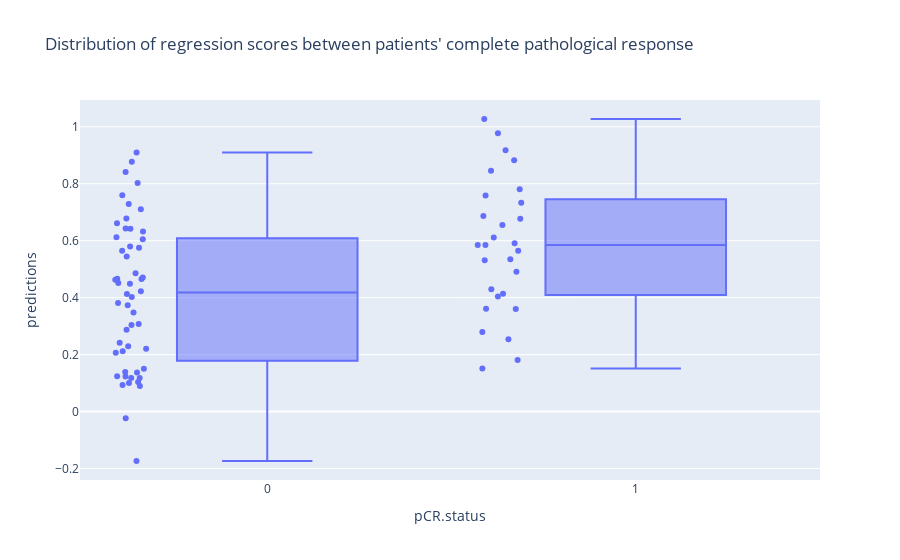

Write notebook code for a chart like this one.
### Code cell
px.box(filtered_ispy_response, y ='predictions', x = 'pCR.status', points = "all", title = f"Distribution of regression scores between patients' complete pathological response")

### Figure 1 — Plotly figure (JSON) as saved in the notebook; plotly's stock layout.template omitted (floating-point values rounded to 4 significant figures)
{"data": [{"alignmentgroup": "True", "boxpoints": "all", "hovertemplate": "pCR.status=%{x}<br>predictions=%{y}<extra></extra>", "legendgroup": "", "marker": {"color": "#636efa"}, "name": "", "notched": false, "offsetgroup": "", "orientation": "v", "showlegend": false, "type": "box", "x": [1, 1, 1, 1, 0, 0, 0, 0, 0, 0, 0, 0, 1, 0, 0, 0, 0, 0, 0, 0, 0, 1, 1, 0, 0, 0, 0, 0, 1, 1, 0, 0, 0, 0, 0, 1, 1, 1, 0, 0, 0, 0, 1, 1, 1, 0, 0, 0, 0, 0, 0, 1, 1, 0, 0, 1, 1, 0, 0, 1, 1, 1, 0, 1, 0, 0, 1, 1, 0, 0, 0, 0, 0, 1, 1, 0, 0, 0, 1, 0], "x0": " ", "xaxis": "x", "y": [0.4042, 0.4292, 0.9173, 0.7584, 0.4024, 0.2414, 0.1242, 0.2209, 0.3039, 0.3475, 0.4659, 0.4662, 0.9778, 0.4855, 0.4132, 0.1503, 0.1181, 0.1233, 0.6124, 0.8771, 0.3078, 0.8828, 0.535, 0.4487, 0.4626, 0.6055, 0.6614, 0.08945, 0.491, 0.4142, 0.5754, 0.2292, 0.5797, 0.1037, 0.7598, 0.1812, 0.3611, 0.7335, 0.4225, 0.1387, 0.6323, 0.3731, 0.5848, 0.3599, 0.254, 0.4708, 0.4518, 0.678, -0.1735, 0.9095, 0.6421, 0.2794, 0.5847, 0.09363, 0.7105, 0.6771, 0.781, 0.8023, 0.1176, 0.1514, 0.6115, 1.027, 0.2876, 0.5312, 0.5445, 0.1373, 0.8454, 0.6549, 0.2068, -0.02339, 0.3811, 0.2117, 0.8411, 0.5644, 0.591, 0.7286, 0.6426, 0.5645, 0.6867, 0.1005], "y0": " ", "yaxis": "y"}], "layout": {"boxmode": "group", "legend": {"tracegroupgap": 0}, "title": {"text": "Distribution of regression scores between patients' complete pathological response"}, "xaxis": {"anchor": "y", "domain": [0, 1], "title": {"text": "pCR.status"}}, "yaxis": {"anchor": "x", "domain": [0, 1], "title": {"text": "predictions"}}}}
